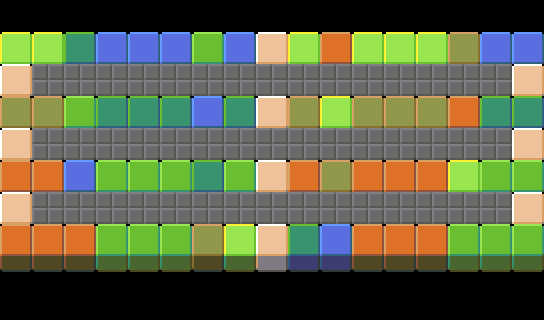

Rendered tile map (Tiled .tmx) drawn with the repository's tilesets; below, a short description and the map source with its tile grids summarised:
An orthogonal 17x10 tile map with 32x32 px tiles, 4 tile layers (Bricks, Background, firstFloor, secondFloor), 2 tilesets and 27 objects (6x Exit, 6x Creepspawn, 6x Key, 6x Doors, 3x MonsterSpawn).

<map version="1.0" orientation="orthogonal" width="17" height="10" tilewidth="32" tileheight="32">
 <tileset firstgid="1" name="tiles" tilewidth="32" tileheight="32">
  <image source="../images/tiles.png" width="480" height="1024" />
 </tileset>
 <tileset firstgid="481" name="objects" tilewidth="32" tileheight="32">
  <image source="../images/objects.png" width="256" height="256" />
 </tileset>
 <layer name="Bricks" width="17" height="10" opacity="0.97">
  <properties>
   <property name="tileset" value="tiles" />
  </properties>
  <data>[170 cells, 62 non-empty, 7 distinct tile ids]</data>
 </layer>
 <layer name="Background" width="17" height="10">
  <properties>
   <property name="tileset" value="tiles" />
  </properties>
  <data>[170 cells, 0 non-empty, 0 distinct tile ids]</data>
 </layer>
 <layer name="firstFloor" width="17" height="10">
  <properties>
   <property name="tileset" value="tiles" />
  </properties>
  <data>[170 cells, 45 non-empty, 1 distinct tile ids]</data>
 </layer>
 <layer name="secondFloor" width="17" height="10">
  <properties>
   <property name="tileset" value="tiles" />
  </properties>
  <data>[170 cells, 74 non-empty, 7 distinct tile ids]</data>
 </layer>
 <objectgroup name="Objects" width="17" height="10">
  <object type="MonsterSpawn" gid="483" x="256" y="96" />
  <object type="Exit" gid="11" x="32" y="112" />
  <object type="Creepspawn" gid="481" x="192" y="160" />
  <object type="Creepspawn" gid="481" x="192" y="96" />
  <object type="Creepspawn" gid="481" x="192" y="224" />
  <object type="Creepspawn" gid="481" x="320" y="224" />
  <object type="Creepspawn" gid="481" x="320" y="160" />
  <object type="Creepspawn" gid="481" x="320" y="96" />
  <object type="MonsterSpawn" gid="483" x="256" y="160" />
  <object type="MonsterSpawn" gid="483" x="256" y="224" />
  <object type="Key" gid="482" x="160" y="96">
   <properties>
    <property name="id" value="5" />
   </properties>
  </object>
  <object type="Doors" gid="484" x="128" y="96">
   <properties>
    <property name="id" value="0" />
   </properties>
  </object>
  <object type="Doors" gid="484" x="128" y="224">
   <properties>
    <property name="id" value="2" />
   </properties>
  </object>
  <object type="Doors" gid="484" x="128" y="160">
   <properties>
    <property name="id" value="1" />
   </properties>
  </object>
  <object type="Doors" gid="484" x="384" y="160">
   <properties>
    <property name="id" value="4" />
   </properties>
  </object>
  <object type="Doors" gid="484" x="384" y="96">
   <properties>
    <property name="id" value="3" />
   </properties>
  </object>
  <object type="Doors" gid="484" x="384" y="224">
   <properties>
    <property name="id" value="5" />
   </properties>
  </object>
  <object type="Key" gid="482" x="416" y="224">
   <properties>
    <property name="id" value="3" />
   </properties>
  </object>
  <object type="Key" gid="482" x="96" y="224">
   <properties>
    <property name="id" value="4" />
   </properties>
  </object>
  <object type="Key" gid="482" x="416" y="96">
   <properties>
    <property name="id" value="1" />
   </properties>
  </object>
  <object type="Key" gid="482" x="96" y="160">
   <properties>
    <property name="id" value="2" />
   </properties>
  </object>
  <object type="Key" gid="482" x="416" y="160">
   <properties>
    <property name="id" value="0" />
   </properties>
  </object>
  <object type="Exit" gid="11" x="32" y="176" />
  <object type="Exit" gid="11" x="32" y="240" />
  <object type="Exit" gid="11" x="480" y="240" />
  <object type="Exit" gid="11" x="480" y="176" />
  <object type="Exit" gid="11" x="480" y="112" />
 </objectgroup>
</map>
